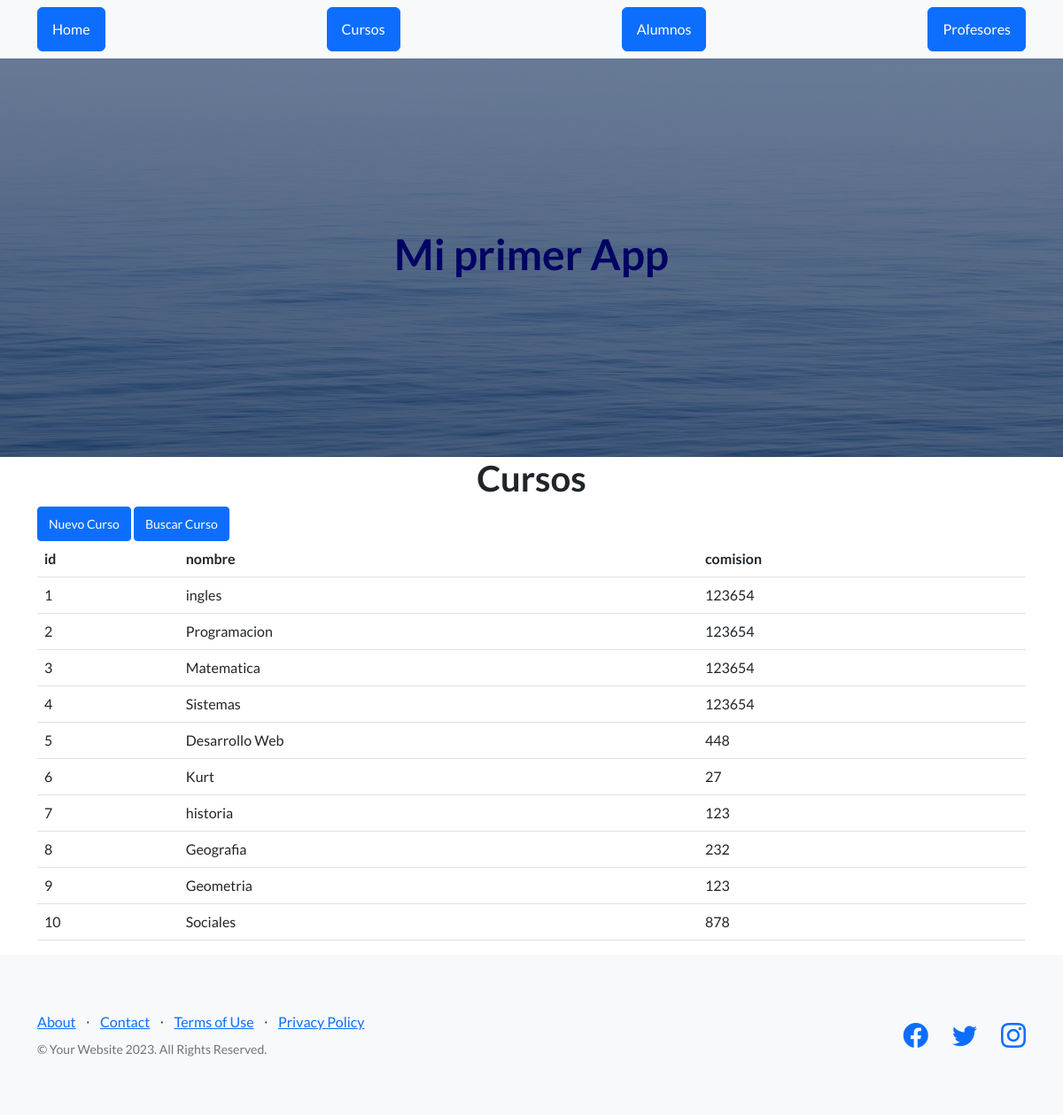
The app's page /AppCoder/ver_cursos with its own data.
### AppCoder/models.py (models this page shows)
class Curso (models.Model):
    nombre= models.CharField(max_length=40)
    comision=models.IntegerField()

### AppCoder/views.py (the view)
# urls.py: path("ver_cursos", views.ver_cursos,name="cursos"),
def ver_cursos(request):
    cursos = Curso.objects.all()
    dicc = {"cursos": cursos }
    plantilla = loader.get_template("cursos.html")
    documento = plantilla.render(dicc)
    return HttpResponse(documento)

### AppCoder/Templates/cursos.html
{%extends "padre.html"%}
{%load static%}
{%block contenido%}
<main class="container">
    <h1 class="text-center title">Cursos</h1>
    <a href="{% url 'alta_curso'%}" class="btn btn-primary btn-sm">Nuevo Curso</a>
    <a href="{% url 'buscar_curso' %}" class="btn btn-primary btn-sm">Buscar Curso</a>
    <table class="table">
        <thead>
            <tr>
                <th>id</th>
                <th>nombre</th>
                <th>comision</th>
            </tr>
        </thead>
    <tbody>
        {% for n in cursos %}
        <tr>
            <td>{{n.id}}</td>
            <td>{{n.nombre}}</td>
            <td>{{n.comision}}</td>
        </tr>
        {%endfor%}
    </tbody>
    </table>
</main>
{% endblock %}

### AppCoder/Templates/padre.html (shortened to what this page needs)
<!DOCTYPE html>
<html lang="en">
    <head>
        {% load static %}
        <link href="https://cdn.jsdelivr.net/npm/bootstrap-icons@1.5.0/font/bootstrap-icons.css" rel="stylesheet" type="text/css" />
        <link href="{% static 'AppCoder/css/styles.css' %}" rel="stylesheet" />
    </head>
    <body>
        <nav class="navbar navbar-light bg-light static-top">
            <div class="container">
                <a class="btn btn-primary" href="{% url 'home' %}">Home</a>
                <a class="btn btn-primary" href="{% url 'cursos' %}">Cursos</a>
                <a class="btn btn-primary" href="{% url 'alumnos' %}">Alumnos</a>
                <a class="btn btn-primary" href="{% url 'profesores' %}">Profesores</a>
            </div>
        </nav>
        <header class="masthead">
            <div class="container position-relative">
                <h1 class="text-center" style ="color:rgb(2, 4, 99)">Mi primer App</h1>
            </div>
        </header>
       {%block contenido %}
       {%endblock %}
        <footer class="footer bg-light">
            <div class="container">
                <div class="row">
                    <div class="col-lg-6 h-100 text-center text-lg-start my-auto">
                        <ul class="list-inline mb-2">
                            <li class="list-inline-item"><a href="#!">About</a></li>
                            <li class="list-inline-item">⋅</li>
                            <li class="list-inline-item"><a href="#!">Contact</a></li>
                            <li class="list-inline-item">⋅</li>
                            <li class="list-inline-item"><a href="#!">Terms of Use</a></li>
                            <li class="list-inline-item">⋅</li>
                            <li class="list-inline-item"><a href="#!">Privacy Policy</a></li>
                        </ul>
                        <p class="text-muted small mb-4 mb-lg-0">&copy; Your Website 2023. All Rights Reserved.</p>
                    </div>
                    <div class="col-lg-6 h-100 text-center text-lg-end my-auto">
                        <ul class="list-inline mb-0">
                            <li class="list-inline-item me-4">
                                <a href="#!"><i class="bi-facebook fs-3"></i></a>
                            </li>
                            <li class="list-inline-item me-4">
                                <a href="#!"><i class="bi-twitter fs-3"></i></a>
                            </li>
                            <li class="list-inline-item">
                                <a href="#!"><i class="bi-instagram fs-3"></i></a>
                            </li>
                        </ul>
                    </div>
                </div>
            </div>
        </footer>
    </body>
</html>

### records on screen
Curso: id "1", nombre "ingles", comision "123654"
Curso: id "2", nombre "Programacion", comision "123654"
Curso: id "3", nombre "Matematica", comision "123654"
Curso: id "4", nombre "Sistemas", comision "123654"
Curso: id "5", nombre "Desarrollo Web", comision "448"
Curso: id "6", nombre "Kurt", comision "27"
Curso: id "7", nombre "historia", comision "123"
Curso: id "8", nombre "Geografia", comision "232"
Curso: id "9", nombre "Geometria", comision "123"
Curso: id "10", nombre "Sociales", comision "878"
